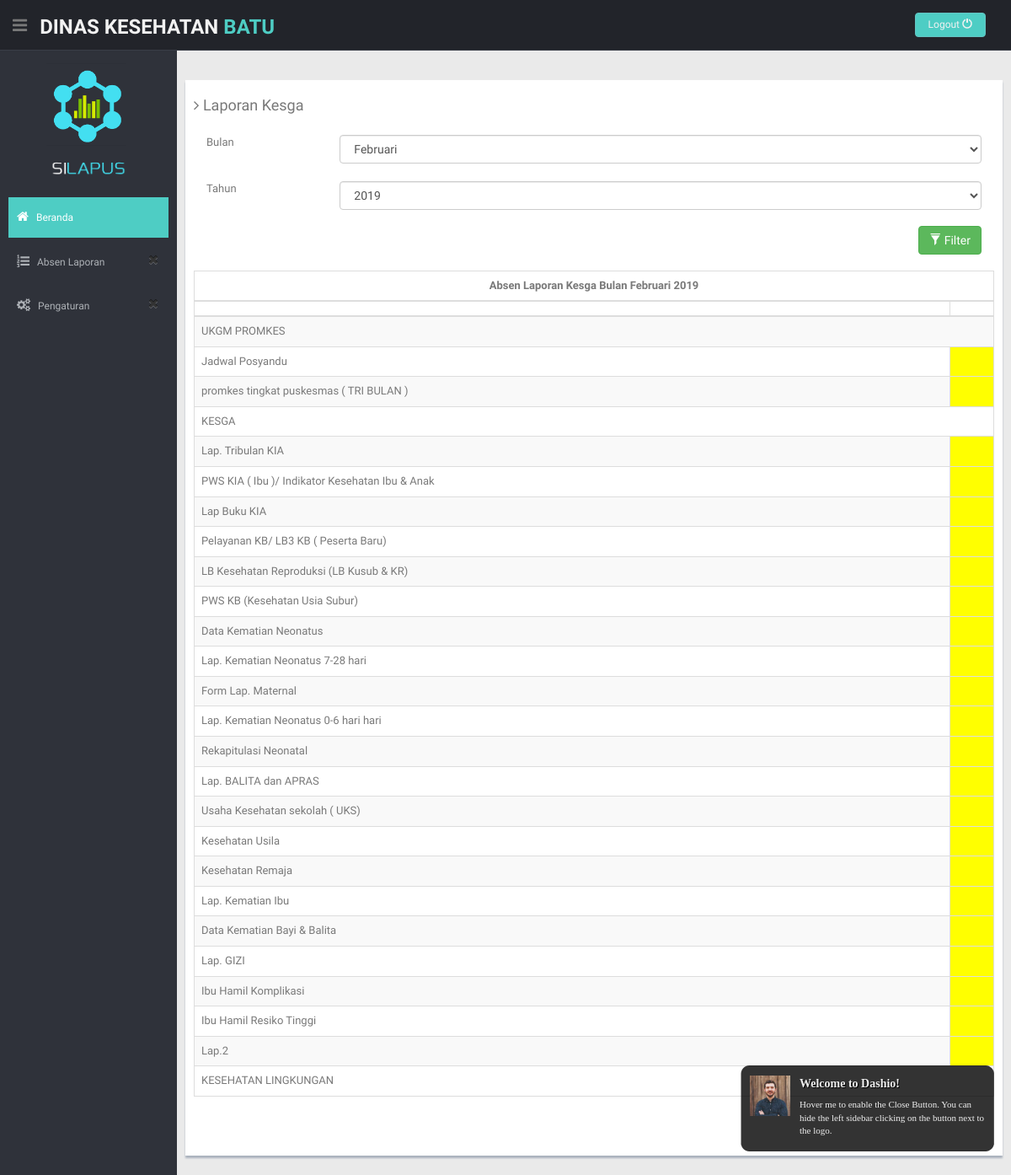
/index.php/user/laporanKesgaUser, run on an earlier commit of the app's database.
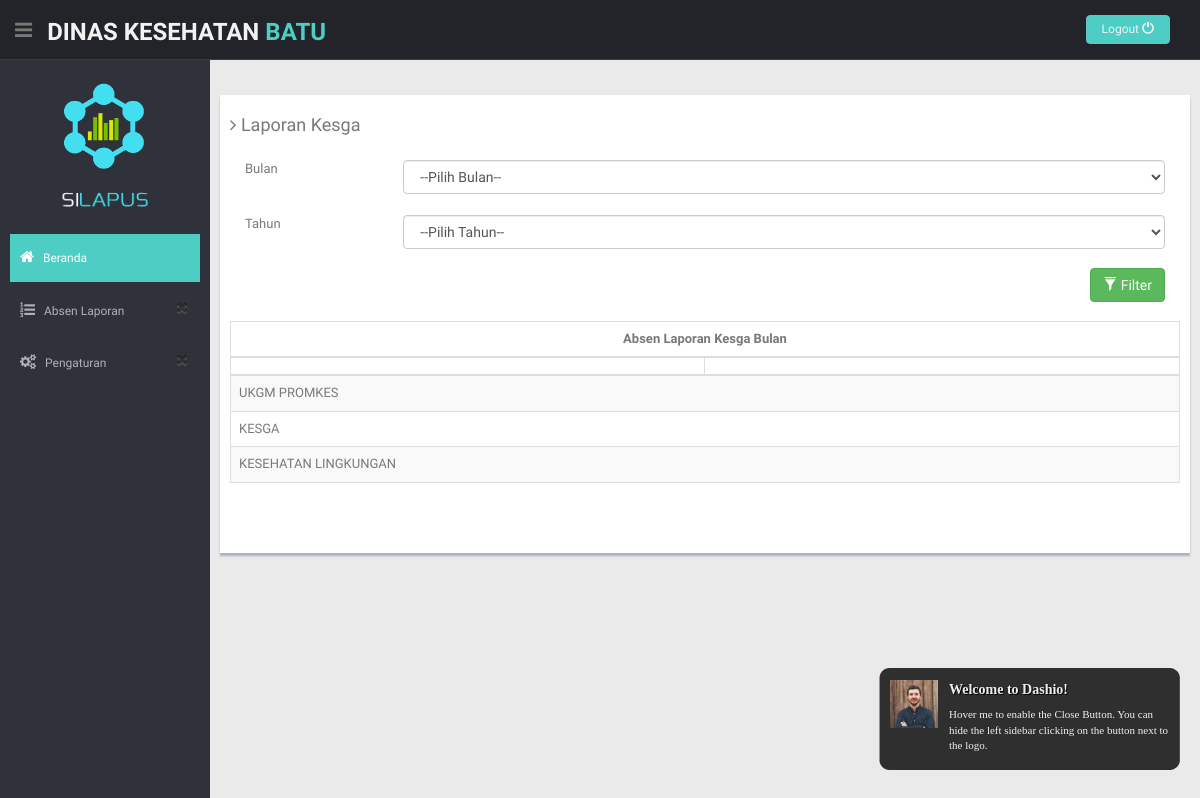
And on a later commit of the database.
### tables this page shows
CREATE TABLE `formatkategori` (
  `idKategori` int(11) NOT NULL,
  `namaKategori` varchar(225) NOT NULL,
  `jenisLaporan` enum('KESGA','P2PL','YANKES','') NOT NULL
);

CREATE TABLE `detaillaporan` (
  `idDetailLaporan` int(11) NOT NULL,
  `idLaporan` int(50) NOT NULL,
  `namaField` varchar(225) NOT NULL,
  `namaKategori` varchar(200) NOT NULL,
  `Batu` varchar(100) DEFAULT NULL,
  `Junrejo` varchar(100) DEFAULT NULL,
  `Beji` varchar(100) DEFAULT NULL,
  `Sisir` varchar(100) DEFAULT NULL,
  `Bumiaji` varchar(100) DEFAULT NULL,
  `terima` text NOT NULL,
  `susulan` text NOT NULL,
  `Kepanjen` varchar(100) DEFAULT NULL
);

### application/controllers/User.php (called while the page is built, shortened)
<?php
class User extends CI_Controller {
	public function __construct()
	{
		$this->load->model('UserModel');
		$this->load->model('KesgaModel');
		$this->load->model('P2plModel');
		$this->load->model('YankesModel');
	}
	public function laporanKesgaUser()
	{
		$this->load->helper('url');
		$this->load->helper('form');
		$query = $this->db->query("select tahun,bulan from laporan where jenisLaporan= 'KESGA' order by kodeLaporan DESC LIMIT 1");
  foreach ($query->result() as $key) {
        $data['bulan']= $key->bulan;
        $data['tahun']= $key->tahun;
      }
		$data['kategori']= $this->KesgaModel->getKategoriKesga();
		$data['laporan']= $this->KesgaModel->getLastLaporan();
		$this->load->view('headeruser');
		$this->load->view('laporanKesgaUser',$data);
	}
}

### index.php (called while the page is built, shortened)
<?php
require_once BASEPATH.'core/CodeIgniter.php';

### application/models/KesgaModel.php (called while the page is built, shortened)
<?php
class KesgaModel extends CI_Model {
    public function getKategoriKesga()
    {
        $this->db->where('jenisLaporan', "KESGA");
        $query = $this->db->get('formatkategori');
        if($query->num_rows()>0){
            return $query->result();
        }
    }
    public function getLastLaporan(){
        $this->db->select('*');
        $this->db->distinct();
        $this->db->from('detaillaporan');
        $this->db->join('laporan', 'laporan.kodeLaporan = detaillaporan.idLaporan');
        $this->db->where('detaillaporan.idLaporan', '(SELECT kodeLaporan from laporan WHERE jenisLaporan = "KESGA" ORDER by kodeLaporan DESC LIMIT 1)',false);
         $query = $this->db->get();
            return $query->result();
    }
}

### application/views/laporanKesgaUser.php (the view, shortened to what the changed rows need)
    <section id="main-content">
          <div class="col-lg-12">
      <section class="wrapper">
        <div class="row">
          <div class="row mt">
            <div class="form-panel">
             <?php echo form_open('User/filterKesga'); ?>
                <div class="form-group">
                  <div class="col-sm-10">
                     <select class="form-control" name="bulan" id="bulan">
                  <option value="" >--Pilih Bulan--</option>
                  <?php
                  $daftarBulan = array("Januari","Februari","Maret","April","Mei","Juni","Juli","Agustus","September","Oktober", "Desember");
                  foreach ($daftarBulan as $key) {
                  if($key== $bulan){?>
                    <option value="<?php echo $key?>" selected=""><?php echo $key?></option>
                 <?php }
                  else{?>
                     <option value="<?php echo $key?>" ><?php echo $key?></option>
                  <?php }}?>
                </select>
                  </div>
                </div>
                <div class="form-group"><br><br><br>
                  <div class="col-sm-10">
                   <select class="form-control" name="tahun" id="tahun">
                  <option value="">--Pilih Tahun--</option>
                  <?php for($i=2015 ; $i<=2023;$i++){
                    if($i==$tahun){?>
                  <option value="<?php echo $i?>" selected=""><?php echo $i?></option>
            <?php   } else{?>
            <option value="<?php echo $i?>" ><?php echo $i?></option>
                  <?php   }} ?>
                </select><br>
                  </div>
                </div>
                <?php echo form_close();?>
                           <br><br>
                  </div>
                </div>
                <table id="table" class="table table-striped table-bordered" cellspacing="0" width="100%">
            <thead>
            <tr>
              <th colspan="8" ><center>Absen Laporan Kesga Bulan <?php echo $bulan." "; echo $tahun?> </center> </th>
            </tr>
                <tr>
                    <th></th>
                    <th><?php echo $this->session->userdata('logged_in')['namaPuskes'];?></th>
                </tr>
            </thead>
            <tbody>
            <?php
            $nama = $this->session->userdata('logged_in')['namaPuskes'];
             foreach($kategori as $key){?>
              <tr>
                  <td colspan="6"><?php echo $key->namaKategori?></td>
              </tr>
              <?php foreach ($laporan as $data) {
                if($key->namaKategori==$data->namaKategori){?>
              <tr>
                <td><?php echo $data->namaField?></td>
              <?php if($data-> $nama== "SUDAH") {?>
                <td><input type="checkbox" name="feeling" value="good" checked="" disabled readonly=""></td>
              <?php }else{?>
              <td style="background: yellow"></td>
              <?php } ?>
              </tr>
              <?php }}} ?>
            </tbody>
        </table>
            </div>
          </div>
      </section>
</body>
</html>

What changed in the data, as far as the page shows it:
removed detaillaporan: namaField "Jadwal Posyandu", shown under formatkategori "UKGM PROMKES"
removed detaillaporan: namaField "promkes tingkat puskesmas ( TRI BULAN )", shown under formatkategori "UKGM PROMKES"
removed detaillaporan: namaField "Lap. Tribulan KIA", shown under formatkategori "KESGA"
removed detaillaporan: namaField "PWS KIA ( Ibu )/ Indikator Kesehatan Ibu & Anak", shown under formatkategori "KESGA"
removed detaillaporan: namaField "Lap Buku KIA", shown under formatkategori "KESGA"
removed detaillaporan: namaField "Pelayanan KB/ LB3 KB ( Peserta Baru)", shown under formatkategori "KESGA"
removed detaillaporan: namaField "LB Kesehatan Reproduksi (LB Kusub & KR)", shown under formatkategori "KESGA"
removed detaillaporan: namaField "PWS KB (Kesehatan Usia Subur)", shown under formatkategori "KESGA"
removed detaillaporan: namaField "Data Kematian Neonatus", shown under formatkategori "KESGA"
removed detaillaporan: namaField "Lap. Kematian Neonatus 7-28 hari", shown under formatkategori "KESGA"
removed detaillaporan: namaField "Form Lap. Maternal", shown under formatkategori "KESGA"
removed detaillaporan: namaField "Lap. Kematian Neonatus 0-6 hari hari", shown under formatkategori "KESGA"
removed detaillaporan: namaField "Rekapitulasi Neonatal", shown under formatkategori "KESGA"
removed detaillaporan: namaField "Lap. BALITA dan APRAS", shown under formatkategori "KESGA"
removed detaillaporan: namaField "Usaha Kesehatan sekolah ( UKS)", shown under formatkategori "KESGA"
removed detaillaporan: namaField "Kesehatan Usila", shown under formatkategori "KESGA"
removed detaillaporan: namaField "Kesehatan Remaja", shown under formatkategori "KESGA"
removed detaillaporan: namaField "Lap. Kematian Ibu", shown under formatkategori "KESGA"
removed detaillaporan: namaField "Data Kematian Bayi & Balita", shown under formatkategori "KESGA"
removed detaillaporan: namaField "Lap. GIZI", shown under formatkategori "KESGA"
removed detaillaporan: namaField "Ibu Hamil Komplikasi", shown under formatkategori "KESGA"
removed detaillaporan: namaField "Ibu Hamil Resiko Tinggi", shown under formatkategori "KESGA"
removed detaillaporan: namaField "Lap.2", shown under formatkategori "KESGA"
Also different on the page:
form field bulan: "Februari" → "--Pilih Bulan--"
form field tahun: "2019" → "--Pilih Tahun--"
$bulan: "Februari" → (not shown)
$tahun: "2019" → (not shown)
